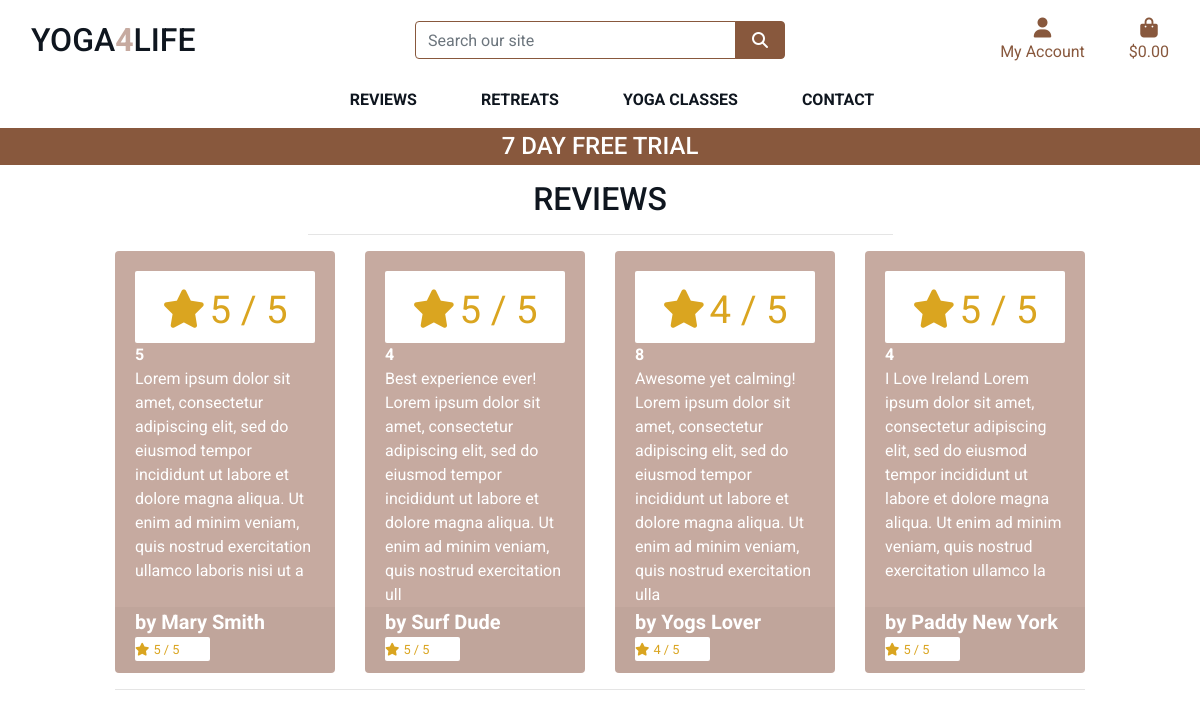
The page /reviews/ on the database as committed earlier.
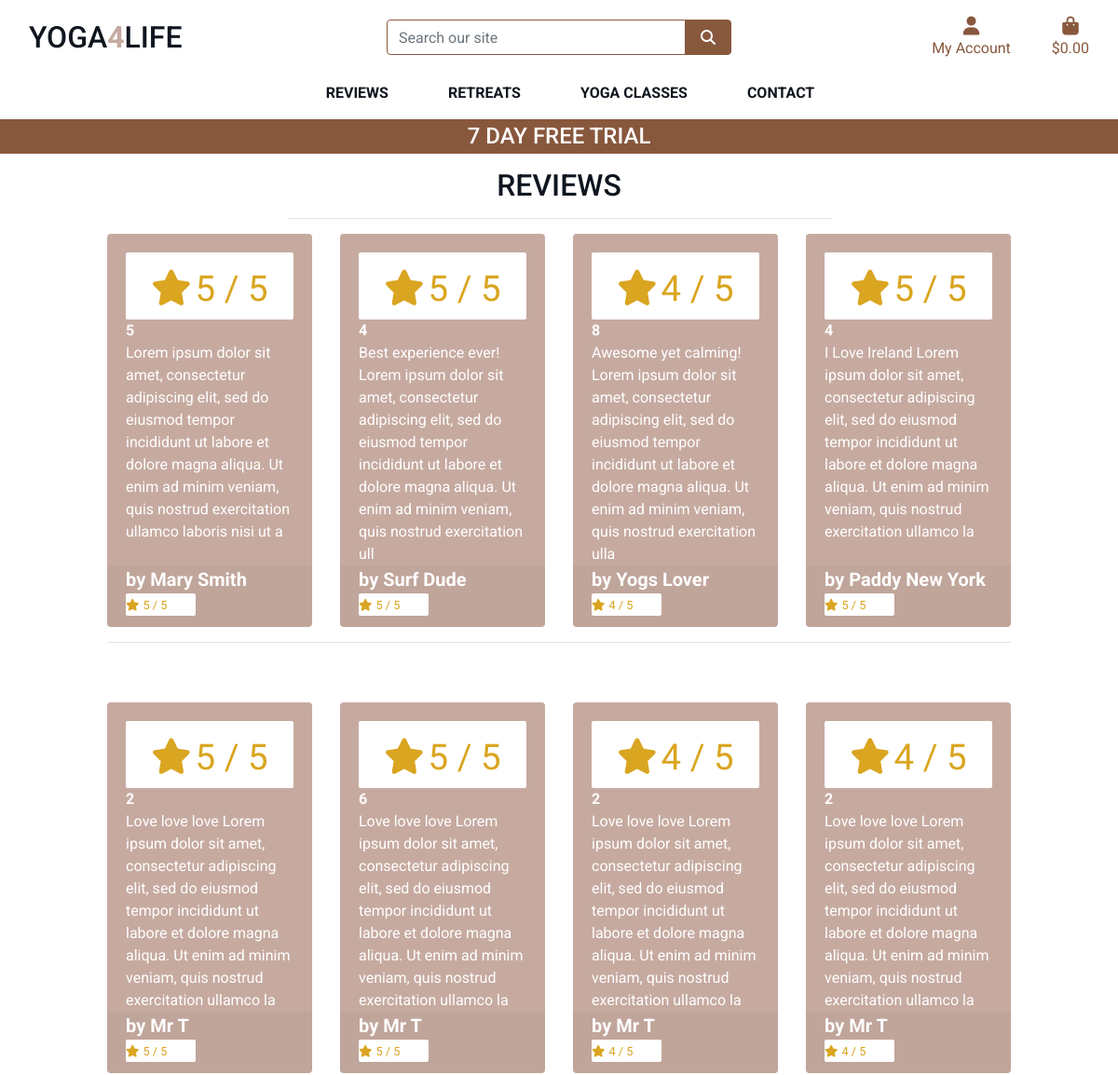
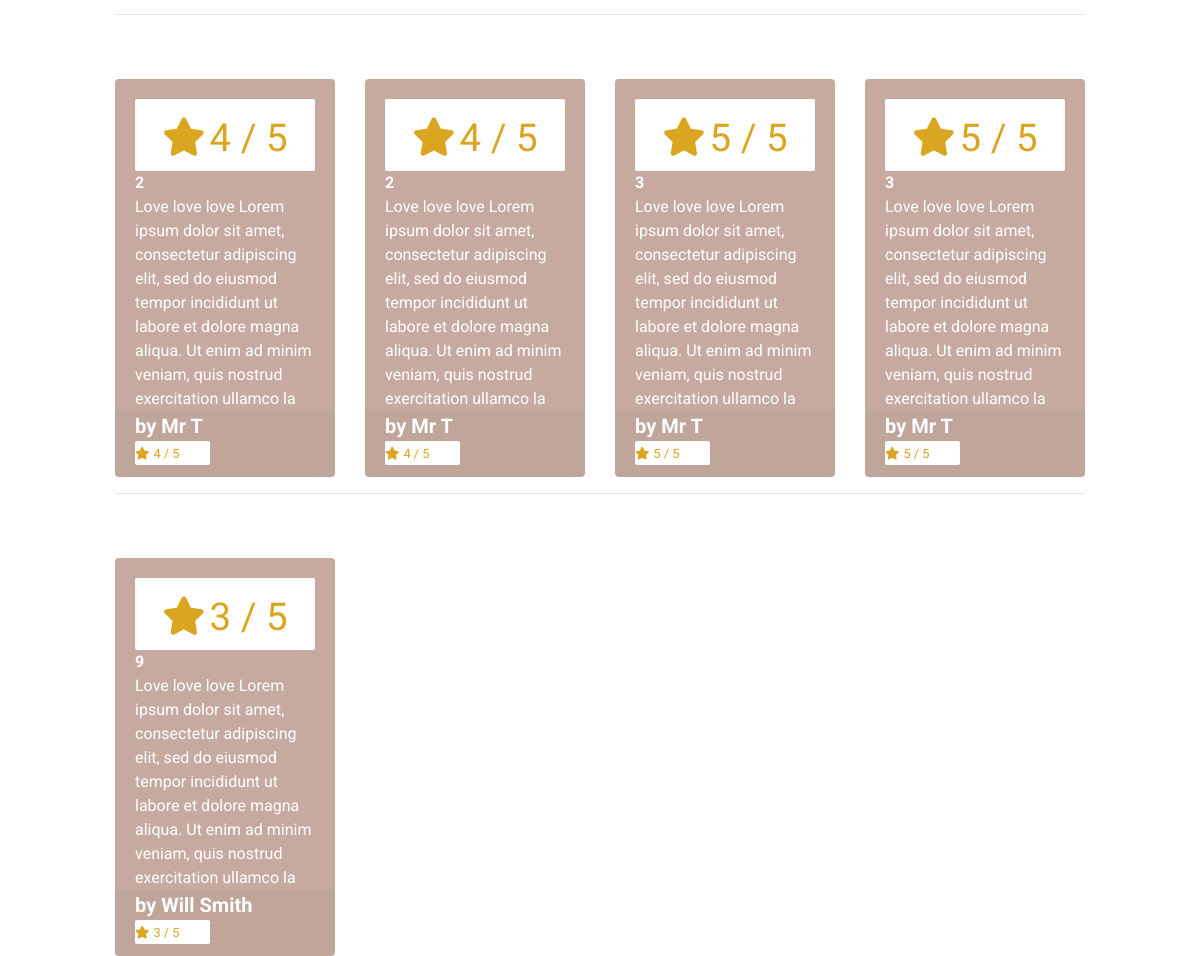
The same page on the database as committed later (2 pictures, top to bottom).
### reviews/models.py (models this page shows)
class Review(models.Model):
    RATING_CHOICES = (
        (1, '1'),
        (2, '2'),
        (3, '3'),
        (4, '4'),
        (5, '5'),
    )
    PRODUCT_CHOICES = (
        (1, '5 Day Meditation in Morocco'),
        (2, '7 Day Authentic Yoga Retreat in Ireland'),
        (3, '5 Day Authentic Yoga in Italy'),
        (4, 'Surf & yoga in Ireland'),
        (5, 'Hatha Yoga'),
        (6, 'Yoga 4 Beginners'),
        (7, 'Ashtanga Yoga'),
        (8, 'Vinyasa yoga'),
        (9, 'Iyengar Yoga'),
    )
    product = models.IntegerField(choices=PRODUCT_CHOICES)
    pub_date = models.DateTimeField('date published')
    user_name = models.CharField(max_length=100)
    comment = models.CharField(max_length=200)
    rating = models.IntegerField(choices=RATING_CHOICES)

### reviews/views.py (the view)
# urls.py: path('', views.all_reviews, name='reviews'),
def all_reviews(request):
    reviews = Review.objects.all()
    context = {
        'reviews': reviews
        }
    return render(request, 'reviews/reviews.html', context)

### cart/contexts.py (called while the page is built, shortened)
def cart_contents(request):
    cart_items = []
    total = 0
    class_total = 0
    retreat_count = 0
    cart = request.session.get('cart', {})
    grand_total = total
    context = {
        'cart_items': cart_items,
        'total': total,
        'retreat_count': retreat_count,
        'grand_total': grand_total,
    }
    print(cart_items)
    print(grand_total)
    return context

### reviews/templates/reviews/reviews.html (shortened to what this page needs)
{% extends "base.html" %}
{% load static %}
{% block page_header %}
    <div class="container header-container">
    </div>
{% endblock %}
{% block content %}
    <div class="container-fluid">
        <div class="row">
            <div class="col text-center mt-3">
                <h2 class="logo-font">Reviews</h2>
                <hr class="w-50 mb-1">
            </div>
        </div>
        <div class="row">
            <div class="retreat-container col-10 offset-1">
                <div class="row">
                {% for review in reviews %}
                        <div class="col-sm-6 col-md-6 col-lg-4 col-xl-3">
                            <div class="card h-100 border-0">
                                <div class="card-body pb-0">
                                    {% if review.rating %}
                                    <div class="card-white-lg">
                                        <small class="text-gold"><i class="fas fa-star mr-1"></i>{{ review.rating }} / 5</small>
                                    </div>
                                    {% else %}
                                        <small class="text-gold">No Rating</small>
                                    {% endif %}
                                    <p class="mb-0 font-weight-bold">{{ review.product }}</p>
                                    <p class="mb-0">{{ review.comment }}</p>
                                </div>
                                <div class="card-footer pt-0 border-0 text-left">
                                    <div class="row">
                                        <div class="col">
                                            <p class="lead mb-0 text-left font-weight-bold"> by {{ review.user_name }}</p>
                                            {% if review.rating %}
                                            <div class="card-white-sm">
                                                <small class="text-gold"><i class="fas fa-star mr-1"></i>{{ review.rating }} / 5</small>
                                            </div>
                                            {% else %}
                                                <small class="text-gold">No Rating</small>
                                            {% endif %}
                                        </div>
                                    </div>
                                </div>
                            </div>
                        </div>
                        {% if forloop.counter|divisibleby:4 %}
                            <div class="col-12 d-none d-xl-block mb-5">
                                <hr>
                            </div>
                        {% endif %}
                    {% endfor %}
            </div>
        </div>
    </div>
{% endblock %}

Rows that differ between the two databases and show on the page:
added Review: rating "5", product "2", comment "Love love love Lorem ipsum dolor sit amet, consectetur adipiscing elit, sed do eiusmod tempor incididunt ut labore et dolore magna aliqua. Ut enim ad minim veniam, quis nostrud exercitation ullamco la", user_name "Mr T"
added Review: rating "5", product "6", comment "Love love love Lorem ipsum dolor sit amet, consectetur adipiscing elit, sed do eiusmod tempor incididunt ut labore et dolore magna aliqua. Ut enim ad minim veniam, quis nostrud exercitation ullamco la", user_name "Mr T"
added Review: rating "4", product "2", comment "Love love love Lorem ipsum dolor sit amet, consectetur adipiscing elit, sed do eiusmod tempor incididunt ut labore et dolore magna aliqua. Ut enim ad minim veniam, quis nostrud exercitation ullamco la", user_name "Mr T"
added Review: rating "4", product "2", comment "Love love love Lorem ipsum dolor sit amet, consectetur adipiscing elit, sed do eiusmod tempor incididunt ut labore et dolore magna aliqua. Ut enim ad minim veniam, quis nostrud exercitation ullamco la", user_name "Mr T"
added Review: rating "4", product "2", comment "Love love love Lorem ipsum dolor sit amet, consectetur adipiscing elit, sed do eiusmod tempor incididunt ut labore et dolore magna aliqua. Ut enim ad minim veniam, quis nostrud exercitation ullamco la", user_name "Mr T"
added Review: rating "4", product "2", comment "Love love love Lorem ipsum dolor sit amet, consectetur adipiscing elit, sed do eiusmod tempor incididunt ut labore et dolore magna aliqua. Ut enim ad minim veniam, quis nostrud exercitation ullamco la", user_name "Mr T"
added Review: rating "5", product "3", comment "Love love love Lorem ipsum dolor sit amet, consectetur adipiscing elit, sed do eiusmod tempor incididunt ut labore et dolore magna aliqua. Ut enim ad minim veniam, quis nostrud exercitation ullamco la", user_name "Mr T"
added Review: rating "5", product "3", comment "Love love love Lorem ipsum dolor sit amet, consectetur adipiscing elit, sed do eiusmod tempor incididunt ut labore et dolore magna aliqua. Ut enim ad minim veniam, quis nostrud exercitation ullamco la", user_name "Mr T"
added Review: rating "3", product "9", comment "Love love love Lorem ipsum dolor sit amet, consectetur adipiscing elit, sed do eiusmod tempor incididunt ut labore et dolore magna aliqua. Ut enim ad minim veniam, quis nostrud exercitation ullamco la", user_name "Will Smith"
